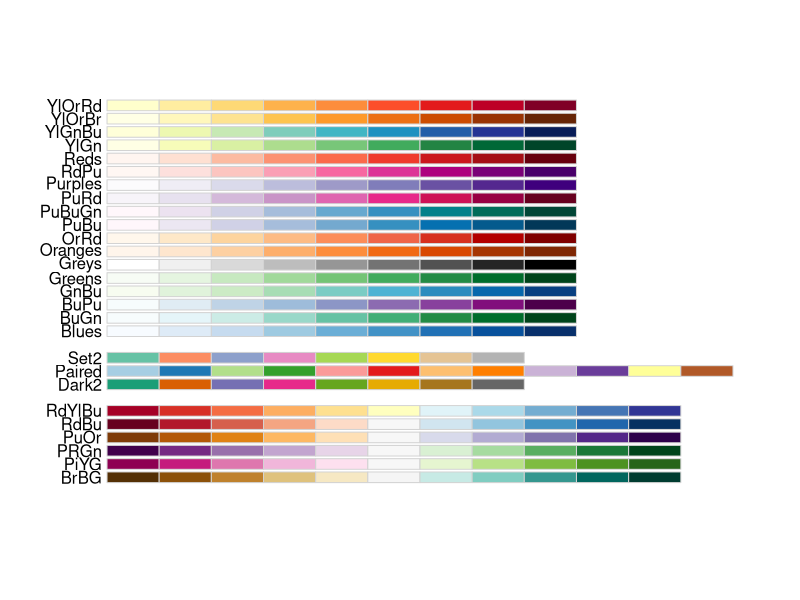
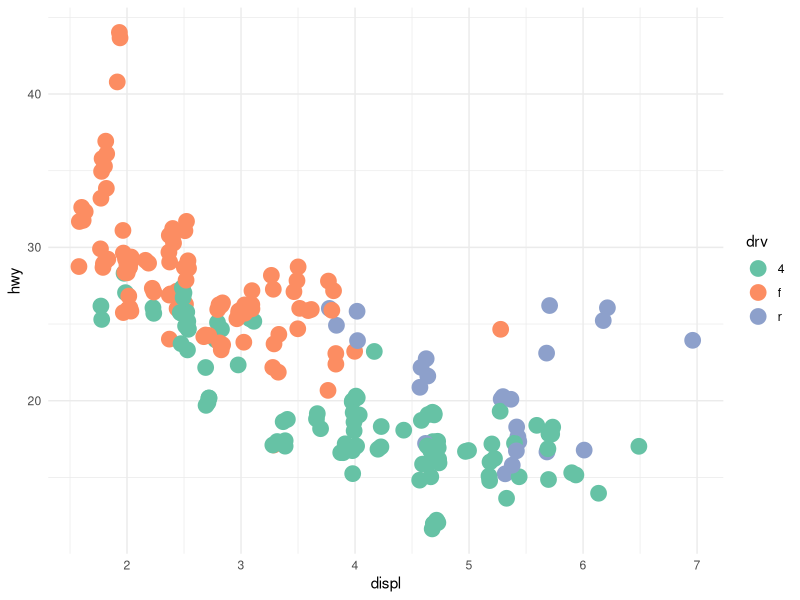
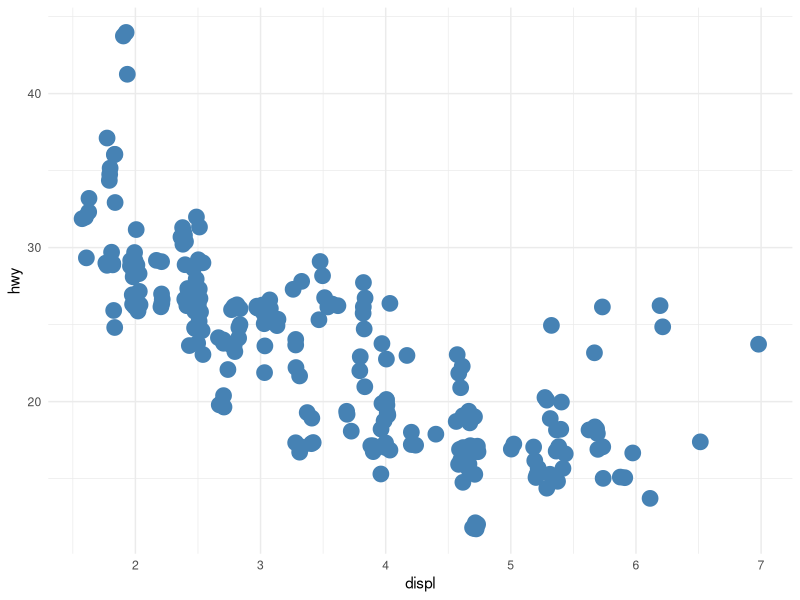
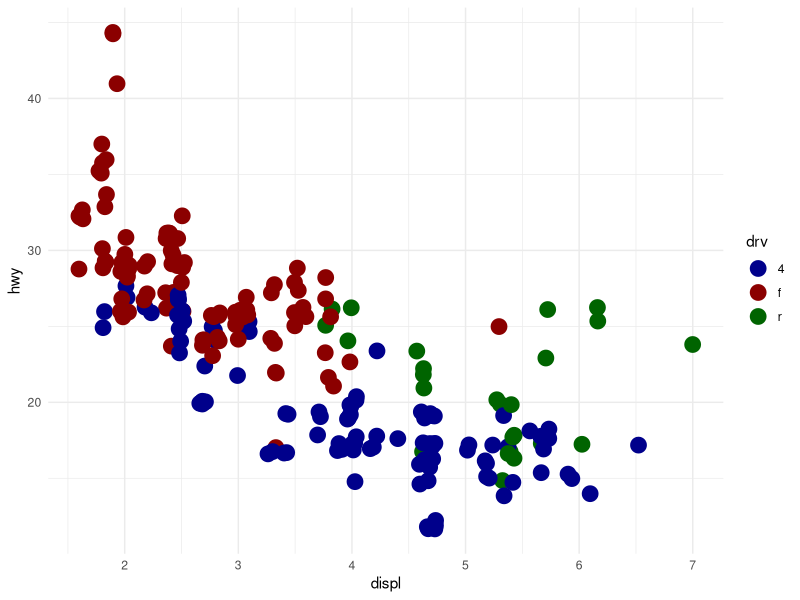
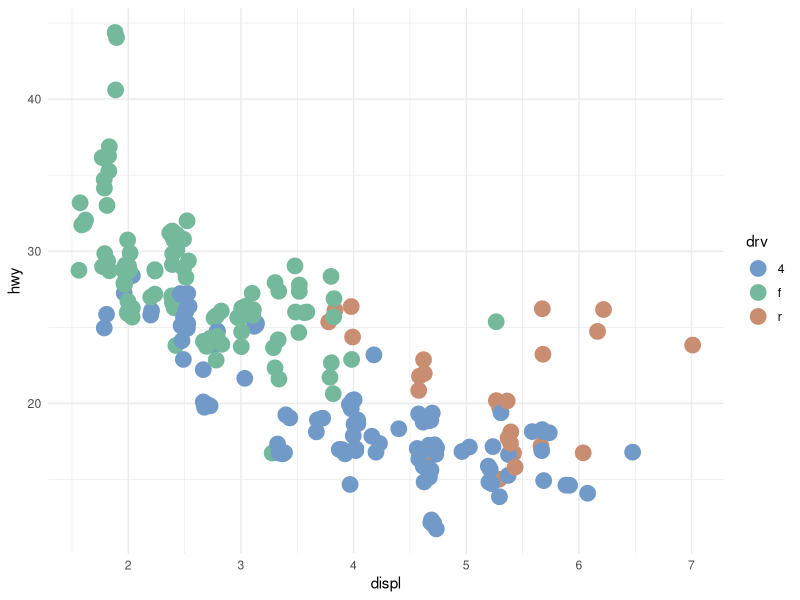

These charts were generated, in order, by the following R code:
install.packages("RColorBrewer")
library(tidyverse)
library(RColorBrewer)


display.brewer.all(colorblindFriendly = TRUE)


# we set scale_color_brewer because color = drv
# if this was fill for some plots (e.g. barplot)
# it should be fill_color_brewer because we fill the bar
mpg %>% 
  ggplot(aes(displ, hwy, color = drv))+
  geom_jitter(size = 5)+
  scale_color_brewer(palette = "Set2")+
  theme_minimal()


mpg %>% 
  ggplot(aes(displ, hwy))+
  geom_jitter(color = "steelblue",
              size = 5)+
  theme_minimal()



# mapping color against
mpg %>%  
  ggplot(aes(displ, hwy, color = drv))+
  geom_jitter(size = 5)+
  scale_color_manual(values = c("4" = "darkblue",
                                "f" = "darkred",
                                "r" = "darkgreen"))+
  theme_minimal()



# and with hex code
mpg %>% 
  ggplot(aes(displ, hwy, color = drv))+
  geom_jitter(size = 5)+
  scale_color_manual(values = c("4" = "#719AC9",
                                "f" = "#75B99C",
                                "r" = "#C98D71"))+
  theme_minimal()



